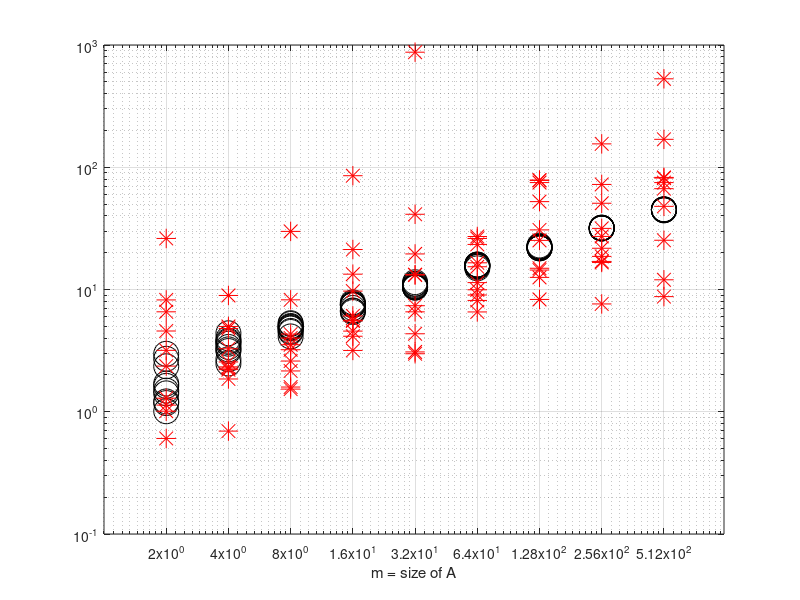
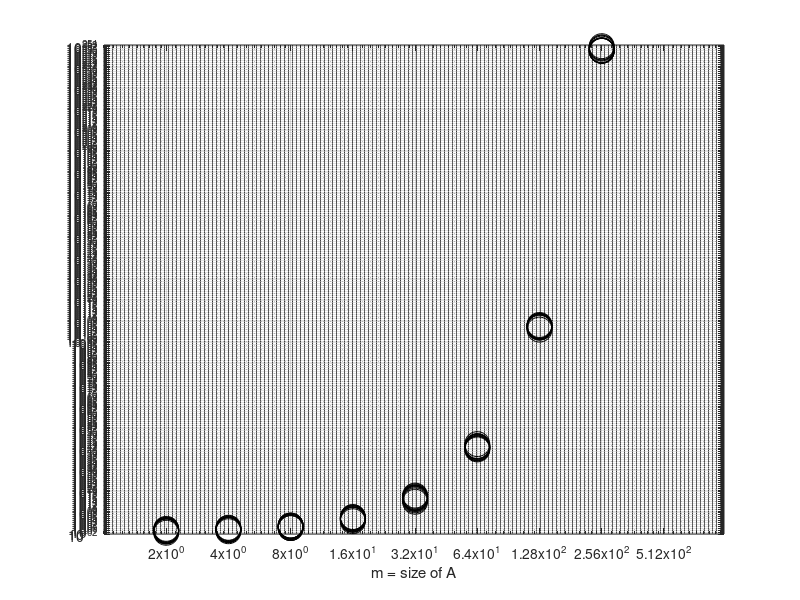

MATLAB code for these plots, in order:
% MATSTATS  Compute and plot scalar fcns of random matrices.

N = 10;           % number of tries
S = 9;            % maximum size is m = 2^S
mmm = 2.^(1:S);   % yes, this really works!
Z=zeros(S,N);
ranks=Z;  norms=Z;  invnorms=Z;  absdets=Z;  % space to store results

for k = 1:S
  m = mmm(k);
  for n = 1:N
    A = randn(m,m);
    ranks(k,n) = rank(A);
    if ranks(k,n) ~= m
      fprintf('THIS IS SHOCKING:  rank(A) is *not* m')
    end
    norms(k,n) = norm(A);
    invnorms(k,n) = norm(inv(A));
    absdets(k,n) = abs(det(A));
  end
end

figure(1)
loglog(mmm,norms,'ko','markersize',18,mmm,invnorms,'r*','markersize',14)
xlabel('m = size of A'),  grid on,  set(gca,'XTick',mmm)

figure(2)
loglog(mmm,absdets,'ko','markersize',18)
xlabel('m = size of A'),  grid on,  set(gca,'XTick',mmm)
